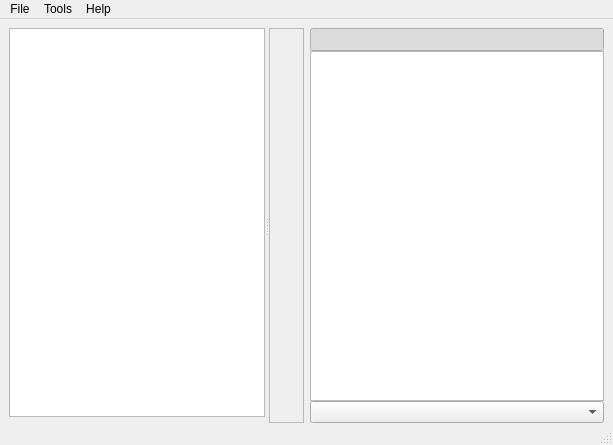
<?xml version="1.0" encoding="UTF-8"?>
<ui version="4.0">
 <class>MainWindow</class>
 <widget class="QMainWindow" name="MainWindow">
  <property name="geometry">
   <rect>
    <x>0</x>
    <y>0</y>
    <width>613</width>
    <height>445</height>
   </rect>
  </property>
  <property name="sizePolicy">
   <sizepolicy hsizetype="Preferred" vsizetype="Preferred">
    <horstretch>0</horstretch>
    <verstretch>0</verstretch>
   </sizepolicy>
  </property>
  <property name="windowTitle">
   <string>MainWindow</string>
  </property>
  <property name="styleSheet">
   <string notr="true"/>
  </property>
  <widget class="QWidget" name="centralwidget">
   <property name="sizePolicy">
    <sizepolicy hsizetype="Preferred" vsizetype="Preferred">
     <horstretch>0</horstretch>
     <verstretch>0</verstretch>
    </sizepolicy>
   </property>
   <property name="cursor">
    <cursorShape>ArrowCursor</cursorShape>
   </property>
   <layout class="QHBoxLayout" name="horizontalLayout">
    <property name="bottomMargin">
     <number>0</number>
    </property>
    <item>
     <widget class="QSplitter" name="splitter">
      <property name="sizePolicy">
       <sizepolicy hsizetype="Expanding" vsizetype="Preferred">
        <horstretch>0</horstretch>
        <verstretch>0</verstretch>
       </sizepolicy>
      </property>
      <property name="orientation">
       <enum>Qt::Horizontal</enum>
      </property>
      <property name="childrenCollapsible">
       <bool>false</bool>
      </property>
      <widget class="QWidget" name="layoutWidget">
       <layout class="QVBoxLayout">
        <property name="spacing">
         <number>6</number>
        </property>
        <item>
         <widget class="StageListView" name="filterList">
          <property name="autoScroll">
           <bool>false</bool>
          </property>
          <property name="editTriggers">
           <set>QAbstractItemView::NoEditTriggers</set>
          </property>
          <property name="tabKeyNavigation">
           <bool>false</bool>
          </property>
          <property name="showDropIndicator" stdset="0">
           <bool>false</bool>
          </property>
          <property name="alternatingRowColors">
           <bool>true</bool>
          </property>
          <property name="selectionMode">
           <enum>QAbstractItemView::SingleSelection</enum>
          </property>
          <property name="selectionBehavior">
           <enum>QAbstractItemView::SelectRows</enum>
          </property>
          <property name="textElideMode">
           <enum>Qt::ElideNone</enum>
          </property>
          <property name="showGrid">
           <bool>false</bool>
          </property>
          <property name="wordWrap">
           <bool>false</bool>
          </property>
          <property name="cornerButtonEnabled">
           <bool>false</bool>
          </property>
         </widget>
        </item>
        <item>
         <widget class="NonOwningWidget" name="filterOptions" native="true"/>
        </item>
       </layout>
      </widget>
      <widget class="QFrame" name="imageViewFrame">
       <property name="sizePolicy">
        <sizepolicy hsizetype="Expanding" vsizetype="Expanding">
         <horstretch>1</horstretch>
         <verstretch>1</verstretch>
        </sizepolicy>
       </property>
       <property name="frameShape">
        <enum>QFrame::StyledPanel</enum>
       </property>
       <property name="frameShadow">
        <enum>QFrame::Sunken</enum>
       </property>
      </widget>
     </widget>
    </item>
    <item>
     <layout class="QVBoxLayout" name="verticalLayout">
      <property name="spacing">
       <number>0</number>
      </property>
      <item>
       <widget class="QToolButton" name="focusButton">
        <property name="sizePolicy">
         <sizepolicy hsizetype="Minimum" vsizetype="Fixed">
          <horstretch>0</horstretch>
          <verstretch>0</verstretch>
         </sizepolicy>
        </property>
        <property name="statusTip">
         <string>Keep current page in view.</string>
        </property>
        <property name="text">
         <string/>
        </property>
        <property name="icon">
         <iconset resource="../app/resources/resources.qrc">
          <normaloff>:/icons/keep-in-view.png</normaloff>:/icons/keep-in-view.png</iconset>
        </property>
        <property name="checkable">
         <bool>true</bool>
        </property>
        <property name="checked">
         <bool>true</bool>
        </property>
       </widget>
      </item>
      <item>
       <widget class="QGraphicsView" name="thumbView">
        <property name="statusTip">
         <string>Use Home, End, PgUp (or Q), PgDown (or W) to navigate between pages.</string>
        </property>
        <property name="alignment">
         <set>Qt::AlignHCenter|Qt::AlignTop</set>
        </property>
       </widget>
      </item>
      <item>
       <widget class="QComboBox" name="sortOptions">
        <property name="sizeAdjustPolicy">
         <enum>QComboBox::AdjustToMinimumContentsLength</enum>
        </property>
       </widget>
      </item>
     </layout>
    </item>
   </layout>
  </widget>
  <widget class="QMenuBar" name="menubar">
   <property name="geometry">
    <rect>
     <x>0</x>
     <y>0</y>
     <width>613</width>
     <height>26</height>
    </rect>
   </property>
   <widget class="QMenu" name="menuDebug">
    <property name="title">
     <string>Tools</string>
    </property>
    <addaction name="actionRelinking"/>
    <addaction name="separator"/>
    <addaction name="actionDebug"/>
    <addaction name="separator"/>
    <addaction name="actionSettings"/>
   </widget>
   <widget class="QMenu" name="menuFile">
    <property name="title">
     <string>File</string>
    </property>
    <addaction name="actionNewProject"/>
    <addaction name="actionOpenProject"/>
    <addaction name="separator"/>
    <addaction name="actionSaveProject"/>
    <addaction name="actionSaveProjectAs"/>
    <addaction name="separator"/>
    <addaction name="actionCloseProject"/>
    <addaction name="separator"/>
    <addaction name="actionQuit"/>
   </widget>
   <widget class="QMenu" name="menuHelp">
    <property name="title">
     <string>Help</string>
    </property>
    <addaction name="actionAbout"/>
   </widget>
   <addaction name="menuFile"/>
   <addaction name="menuDebug"/>
   <addaction name="menuHelp"/>
  </widget>
  <widget class="QStatusBar" name="statusBar"/>
  <action name="actionDebug">
   <property name="checkable">
    <bool>true</bool>
   </property>
   <property name="checked">
    <bool>false</bool>
   </property>
   <property name="text">
    <string>Debug Mode</string>
   </property>
  </action>
  <action name="actionSaveProject">
   <property name="text">
    <string>Save Project</string>
   </property>
   <property name="shortcut">
    <string>Ctrl+S</string>
   </property>
  </action>
  <action name="actionSaveProjectAs">
   <property name="text">
    <string>Save Project As ...</string>
   </property>
   <property name="shortcut">
    <string>Ctrl+Shift+S</string>
   </property>
  </action>
  <action name="actionNextPage">
   <property name="text">
    <string>Next Page</string>
   </property>
   <property name="shortcut">
    <string>PgDown</string>
   </property>
   <property name="autoRepeat">
    <bool>false</bool>
   </property>
  </action>
  <action name="actionPrevPage">
   <property name="text">
    <string>Previous Page</string>
   </property>
   <property name="shortcut">
    <string>PgUp</string>
   </property>
   <property name="autoRepeat">
    <bool>false</bool>
   </property>
  </action>
  <action name="actionNewProject">
   <property name="text">
    <string>New Project ...</string>
   </property>
   <property name="shortcut">
    <string>Ctrl+N</string>
   </property>
  </action>
  <action name="actionOpenProject">
   <property name="text">
    <string>Open Project ...</string>
   </property>
   <property name="shortcut">
    <string>Ctrl+O</string>
   </property>
  </action>
  <action name="actionPrevPageQ">
   <property name="text">
    <string>Previous Page</string>
   </property>
   <property name="shortcut">
    <string>Q</string>
   </property>
   <property name="autoRepeat">
    <bool>false</bool>
   </property>
  </action>
  <action name="actionNextPageW">
   <property name="text">
    <string>Next Page</string>
   </property>
   <property name="shortcut">
    <string>W</string>
   </property>
   <property name="autoRepeat">
    <bool>false</bool>
   </property>
  </action>
  <action name="actionCloseProject">
   <property name="text">
    <string>Close Project</string>
   </property>
   <property name="shortcut">
    <string>Ctrl+W</string>
   </property>
  </action>
  <action name="actionQuit">
   <property name="text">
    <string>Quit</string>
   </property>
   <property name="shortcut">
    <string>Ctrl+Q</string>
   </property>
  </action>
  <action name="actionSettings">
   <property name="text">
    <string>Settings ...</string>
   </property>
  </action>
  <action name="actionFirstPage">
   <property name="text">
    <string>First Page</string>
   </property>
   <property name="shortcut">
    <string>Home</string>
   </property>
  </action>
  <action name="actionLastPage">
   <property name="text">
    <string>Last Page</string>
   </property>
   <property name="shortcut">
    <string>End</string>
   </property>
  </action>
  <action name="actionAbout">
   <property name="text">
    <string>About</string>
   </property>
  </action>
  <action name="actionFixDpi">
   <property name="text">
    <string>Fix DPI ...</string>
   </property>
  </action>
  <action name="actionRelinking">
   <property name="text">
    <string>Relinking ...</string>
   </property>
  </action>
 </widget>
 <customwidgets>
  <customwidget>
   <class>StageListView</class>
   <extends>QTableView</extends>
   <header>../app/StageListView.h</header>
  </customwidget>
  <customwidget>
   <class>NonOwningWidget</class>
   <extends>QWidget</extends>
   <header>NonOwningWidget.h</header>
   <container>1</container>
  </customwidget>
 </customwidgets>
 <resources>
  <include location="../app/resources/resources.qrc"/>
 </resources>
 <connections/>
</ui>
